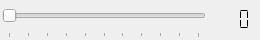
<?xml version="1.0" encoding="UTF-8"?>
<ui version="4.0">
 <class>VolumeControl</class>
 <widget class="QWidget" name="VolumeControl">
  <property name="geometry">
   <rect>
    <x>0</x>
    <y>0</y>
    <width>260</width>
    <height>40</height>
   </rect>
  </property>
  <property name="windowTitle">
   <string>Volume</string>
  </property>
  <layout class="QHBoxLayout" name="horizontalLayout">
   <property name="margin">
    <number>2</number>
   </property>
   <item>
    <widget class="QSlider" name="volumeLevel">
     <property name="sizePolicy">
      <sizepolicy hsizetype="MinimumExpanding" vsizetype="Minimum">
       <horstretch>0</horstretch>
       <verstretch>0</verstretch>
      </sizepolicy>
     </property>
     <property name="maximum">
      <number>100</number>
     </property>
     <property name="orientation">
      <enum>Qt::Horizontal</enum>
     </property>
     <property name="tickPosition">
      <enum>QSlider::TicksBelow</enum>
     </property>
     <property name="tickInterval">
      <number>10</number>
     </property>
    </widget>
   </item>
   <item>
    <widget class="QLCDNumber" name="volumeDisplay">
     <property name="sizePolicy">
      <sizepolicy hsizetype="Maximum" vsizetype="Maximum">
       <horstretch>0</horstretch>
       <verstretch>0</verstretch>
      </sizepolicy>
     </property>
     <property name="frameShape">
      <enum>QFrame::NoFrame</enum>
     </property>
     <property name="smallDecimalPoint">
      <bool>false</bool>
     </property>
     <property name="numDigits">
      <number>3</number>
     </property>
     <property name="segmentStyle">
      <enum>QLCDNumber::Flat</enum>
     </property>
    </widget>
   </item>
  </layout>
 </widget>
 <resources/>
 <connections>
  <connection>
   <sender>volumeLevel</sender>
   <signal>valueChanged(int)</signal>
   <receiver>volumeDisplay</receiver>
   <slot>display(int)</slot>
   <hints>
    <hint type="sourcelabel">
     <x>135</x>
     <y>19</y>
    </hint>
    <hint type="destinationlabel">
     <x>303</x>
     <y>19</y>
    </hint>
   </hints>
  </connection>
 </connections>
</ui>
